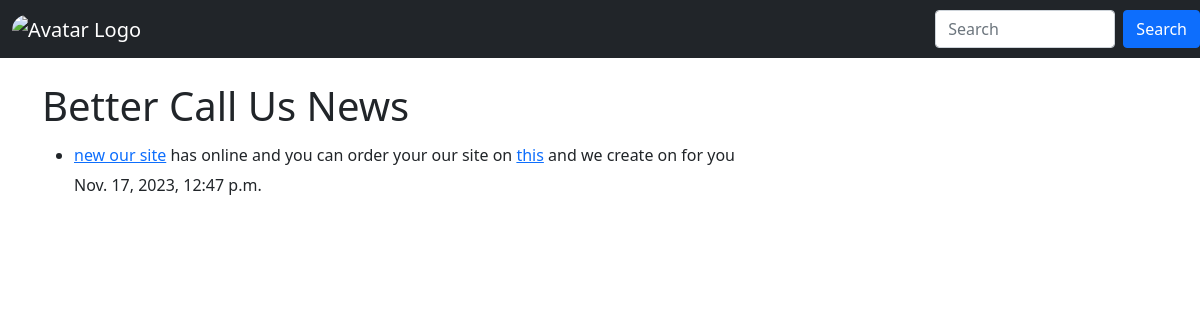
Before: / with the older database file.
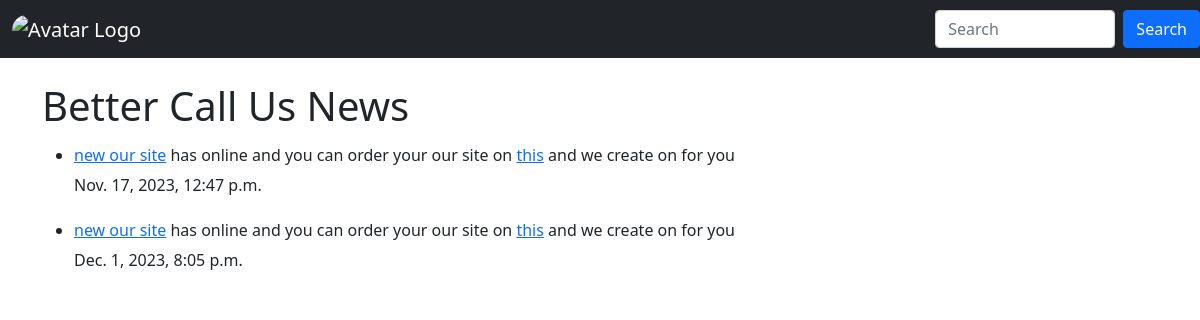
After: the same page with the newer database file.
### post/models.py (models this page shows, shortened)
class Post(models.Model):
    title = models.CharField(_("Title"), max_length=50)
    description = models.TextField(_("Description"))
    active = models.BooleanField(default=True)
    datetime_created = models.DateTimeField(auto_now_add=True)
    datetime_modified = models.DateTimeField(auto_now=True)
    class Meta:
        verbose_name = _("Post")
        verbose_name_plural = _("Posts")

### post/views.py (the view)
# urls.py: path('', views.PostListView.as_view(), name='post_list')
class PostListView(generic.ListView):
    queryset = Post.objects.filter(active=True)
    template_name = 'post/postlist.html'
    context_object_name = 'post_detail'

### post/templates/post/postlist.html (shortened to what this page needs)
{% extends "_base.html" %}
{% block content %}
        <div class="container mt-3">
            <div class="pt-2">
                <h1>Better Call Us News</h1>
                {% for post in post_detail %}
                    <div class="pt-2">
                        <ul>
                            <h6>
                                <li><a href="#">new our site</a> has online and you can order your our site on <a href="#">this<a/> and we create on for you</li>
                            </h6>
                                <p>{{ post.datetime_created }}</p>
                        </ul>
                    </div>
                {% endfor %}
            </div>
        </div>
{% endblock content %}

### templates/_base.html (shortened to what this page needs)
<!DOCTYPE html>
<html>
    <head>
        <link rel="stylesheet" href="">
        <link href="https://cdn.jsdelivr.net/npm/bootstrap@5.0.2/dist/css/bootstrap.min.css" rel="stylesheet">
    </head>
    <body>
        <nav class="navbar navbar-expand-sm navbar-dark bg-dark">
            <div class="container-fluid">
              <a class="navbar-brand" href="#">
                <img src="logo.png" alt="Avatar Logo" style="width:40px;" class="rounded-pill">
              </a>
            </div>
              <div class="collapse navbar-collapse" id="mynavbar">
                <form class="d-flex">
                  <input class="form-control me-2" type="text" placeholder="Search">
                  <button class="btn btn-primary" type="button">Search</button>
                </form>
              </div>
        </nav>
        {% block content %}
        {% endblock content %}
    </body>
</html>

Changed rows visible on the page:
added Post: datetime_created "Dec. 1, 2023, 8:05 p.m."
